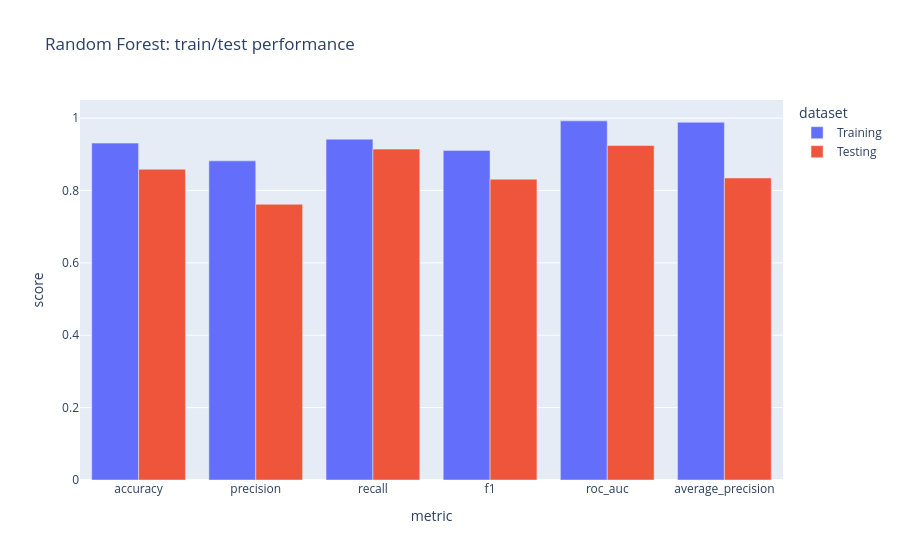
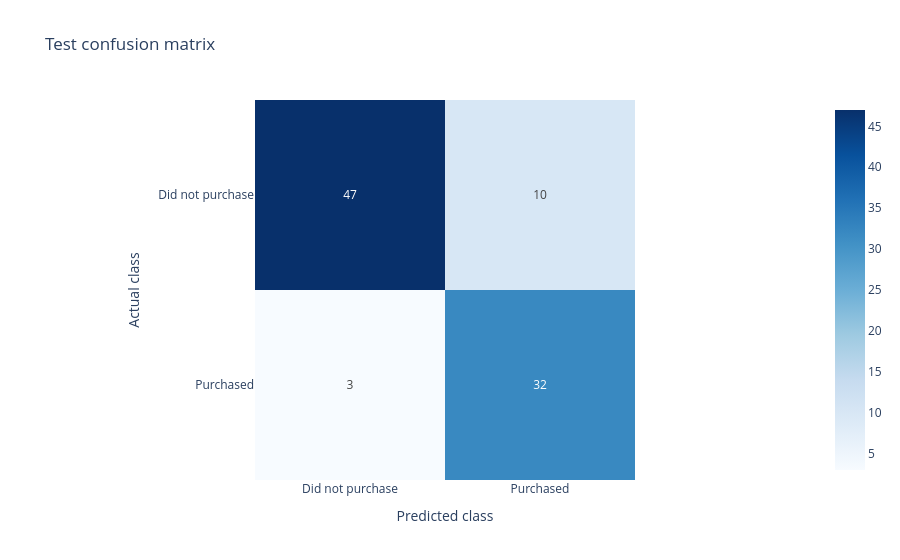
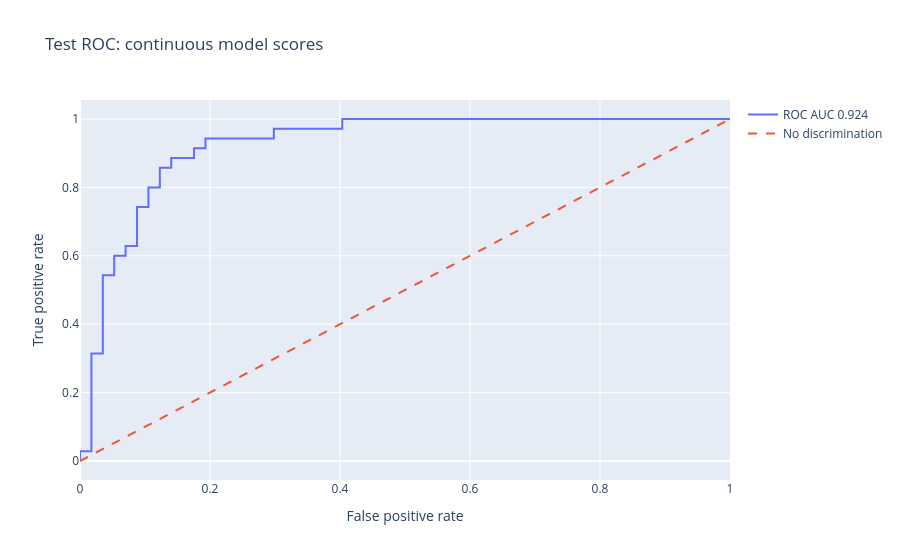
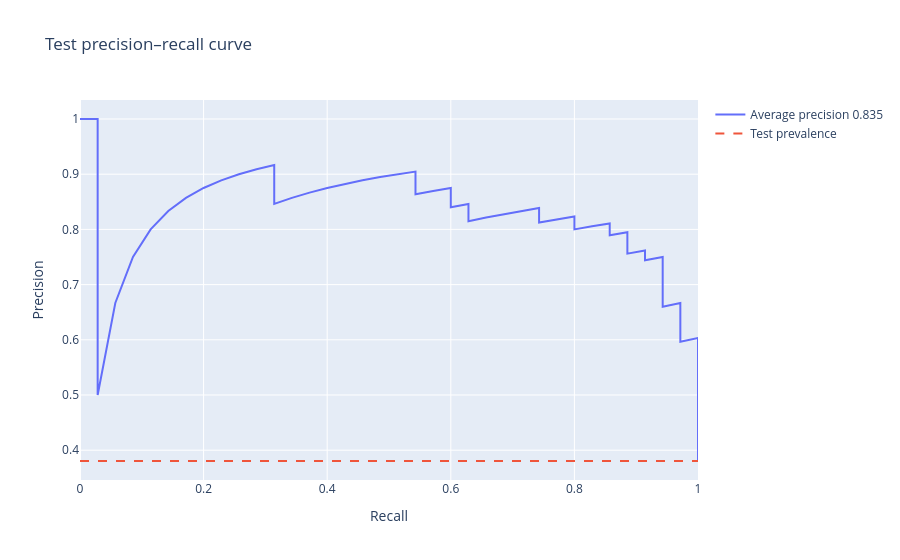

The notebook cell these images were saved under, in order:
### Markdown cell above
## Visualize this classifier
Decision regions are plotted in original units on a bounded grid. The test points are overlaid for interpretation; the boundary is learned only from training. Training/test metrics belong to this one fitted model.

### Code cell
# All figures describe this classifier only.
metric_long = performance.melt(id_vars="dataset", value_vars=["accuracy", "precision", "recall", "f1", "roc_auc", "average_precision"],
                               var_name="metric", value_name="score")
metric_figure = px.bar(metric_long, x="metric", y="score", color="dataset", barmode="group", title=f"{MODEL_TITLE}: train/test performance")
metric_figure.update_yaxes(range=[0, 1.05])
confusion_figure = px.imshow(confusion, x=CLASS_NAMES, y=CLASS_NAMES, text_auto=True,
                            color_continuous_scale="Blues", title="Test confusion matrix")
confusion_figure.update_layout(xaxis_title="Predicted class", yaxis_title="Actual class")
fpr, tpr, _ = roc_curve(y_test, test_scores)
roc_figure = go.Figure([
    go.Scatter(x=fpr, y=tpr, mode="lines", name=f"ROC AUC {test_metrics['roc_auc']:.3f}"),
    go.Scatter(x=[0, 1], y=[0, 1], mode="lines", line=dict(dash="dash"), name="No discrimination"),
])
roc_figure.update_layout(title="Test ROC: continuous model scores", xaxis_title="False positive rate", yaxis_title="True positive rate")
precision_curve, recall_curve, _ = precision_recall_curve(y_test, test_scores)
pr_figure = go.Figure([
    go.Scatter(x=recall_curve, y=precision_curve, mode="lines", name=f"Average precision {test_metrics['average_precision']:.3f}"),
    go.Scatter(x=[0, 1], y=[y_test.mean(), y_test.mean()], mode="lines", line=dict(dash="dash"), name="Test prevalence"),
])
pr_figure.update_layout(title="Test precision–recall curve", xaxis_title="Recall", yaxis_title="Precision")

# A fixed 120×120 grid prevents the original salary-step mesh from exploding.
age_axis = np.linspace(data.Age.min() - 1, data.Age.max() + 1, 120)
salary_axis = np.linspace(max(0, data.EstimatedSalary.min() - 1000), data.EstimatedSalary.max() + 1000, 120)
age_grid, salary_grid = np.meshgrid(age_axis, salary_axis)
mesh = pd.DataFrame({"Age": age_grid.ravel(), "EstimatedSalary": salary_grid.ravel()})
boundary = model.predict(mesh).reshape(age_grid.shape)
boundary_figure = go.Figure(go.Contour(x=age_axis, y=salary_axis, z=boundary, contours=dict(start=0, end=1, size=1),
                                      colorscale=[[0, "#f6c8c8"], [1, "#c5e8ce"]], showscale=False, opacity=.7))
for label, name in enumerate(CLASS_NAMES):
    rows = testing.loc[testing[TARGET] == label]
    boundary_figure.add_trace(go.Scatter(x=rows.Age, y=rows.EstimatedSalary, mode="markers", name=name,
                                         marker=dict(color=["#c53030", "#237c43"][label], size=8),
                                         text=rows[ID_COLUMN], hovertemplate="Row %{text}<br>Age %{x}<br>Salary %{y}<extra></extra>"))
boundary_figure.update_layout(title="Decision regions in original units; held-out customers", xaxis_title="Age", yaxis_title="Estimated salary")
for figure in [metric_figure, confusion_figure, roc_figure, pr_figure, boundary_figure]:
    figure.show()

### Figure 1 — Plotly figure (JSON) as saved in the notebook; plotly's stock layout.template omitted (floating-point values rounded to 4 significant figures)
{"data": [{"alignmentgroup": "True", "hovertemplate": "dataset=Training<br>metric=%{x}<br>score=%{y}<extra></extra>", "legendgroup": "Training", "marker": {"color": "#636efa", "pattern": {"shape": ""}}, "name": "Training", "offsetgroup": "Training", "orientation": "v", "showlegend": true, "textposition": "auto", "type": "bar", "x": ["accuracy", "precision", "recall", "f1", "roc_auc", "average_precision"], "xaxis": "x", "y": [0.9309, 0.8818, 0.9417, 0.9108, 0.9924, 0.9885], "yaxis": "y"}, {"alignmentgroup": "True", "hovertemplate": "dataset=Testing<br>metric=%{x}<br>score=%{y}<extra></extra>", "legendgroup": "Testing", "marker": {"color": "#EF553B", "pattern": {"shape": ""}}, "name": "Testing", "offsetgroup": "Testing", "orientation": "v", "showlegend": true, "textposition": "auto", "type": "bar", "x": ["accuracy", "precision", "recall", "f1", "roc_auc", "average_precision"], "xaxis": "x", "y": [0.8587, 0.7619, 0.9143, 0.8312, 0.9243, 0.8347], "yaxis": "y"}], "layout": {"barmode": "group", "legend": {"title": {"text": "dataset"}, "tracegroupgap": 0}, "title": {"text": "Random Forest: train/test performance"}, "xaxis": {"anchor": "y", "domain": [0.0, 1.0], "title": {"text": "metric"}}, "yaxis": {"anchor": "x", "domain": [0.0, 1.0], "range": [0, 1.05], "title": {"text": "score"}}}}

### Figure 2 — Plotly figure (JSON) as saved in the notebook; plotly's stock layout.template omitted (floating-point values rounded to 4 significant figures)
{"data": [{"coloraxis": "coloraxis", "hovertemplate": "x: %{x}<br>y: %{y}<br>color: %{z}<extra></extra>", "name": "0", "texttemplate": "%{z}", "type": "heatmap", "x": ["Did not purchase", "Purchased"], "xaxis": "x", "y": ["Did not purchase", "Purchased"], "yaxis": "y", "z": [[47, 10], [3, 32]]}], "layout": {"coloraxis": {"autocolorscale": false, "colorscale": [[0.0, "rgb(247,251,255)"], [0.125, "rgb(222,235,247)"], [0.25, "rgb(198,219,239)"], [0.375, "rgb(158,202,225)"], [0.5, "rgb(107,174,214)"], [0.625, "rgb(66,146,198)"], [0.75, "rgb(33,113,181)"], [0.875, "rgb(8,81,156)"], [1.0, "rgb(8,48,107)"]]}, "title": {"text": "Test confusion matrix"}, "xaxis": {"anchor": "y", "constrain": "domain", "domain": [0.0, 1.0], "scaleanchor": "y", "title": {"text": "Predicted class"}}, "yaxis": {"anchor": "x", "autorange": "reversed", "constrain": "domain", "domain": [0.0, 1.0], "title": {"text": "Actual class"}}}}

### Figure 3 — Plotly figure (JSON) as saved in the notebook; plotly's stock layout.template omitted (floating-point values rounded to 4 significant figures)
{"data": [{"mode": "lines", "name": "ROC AUC 0.924", "type": "scatter", "x": [0.0, 0.0, 0.01754, 0.01754, 0.03509, 0.03509, 0.05263, 0.05263, 0.07018, 0.07018, 0.08772, 0.08772, 0.1053, 0.1053, 0.1228, 0.1228, 0.1404, 0.1404, 0.1754, 0.1754, 0.193, 0.193, 0.2982, 0.2982, 0.4035, 0.4035, 0.4211, 0.4561, 0.6667, 0.7018, 0.7368, 0.7719, 0.7895, 0.8246, 0.8421, 0.8772, 0.8947, 1.0], "y": [0.0, 0.02857, 0.02857, 0.3143, 0.3143, 0.5429, 0.5429, 0.6, 0.6, 0.6286, 0.6286, 0.7429, 0.7429, 0.8, 0.8, 0.8571, 0.8571, 0.8857, 0.8857, 0.9143, 0.9143, 0.9429, 0.9429, 0.9714, 0.9714, 1.0, 1.0, 1.0, 1.0, 1.0, 1.0, 1.0, 1.0, 1.0, 1.0, 1.0, 1.0, 1.0]}, {"line": {"dash": "dash"}, "mode": "lines", "name": "No discrimination", "type": "scatter", "x": [0, 1], "y": [0, 1]}], "layout": {"title": {"text": "Test ROC: continuous model scores"}, "xaxis": {"title": {"text": "False positive rate"}}, "yaxis": {"title": {"text": "True positive rate"}}}}

### Figure 4 — Plotly figure (JSON) as saved in the notebook; plotly's stock layout.template omitted (floating-point values rounded to 4 significant figures)
{"data": [{"mode": "lines", "name": "Average precision 0.835", "type": "scatter", "x": [1.0, 1.0, 1.0, 1.0, 1.0, 1.0, 1.0, 1.0, 1.0, 1.0, 1.0, 1.0, 1.0, 1.0, 1.0, 1.0, 1.0, 1.0, 1.0, 1.0, 1.0, 1.0, 1.0, 1.0, 1.0, 0.9714, 0.9714, 0.9714, 0.9714, 0.9714, 0.9714, 0.9714, 0.9429, 0.9429, 0.9429, 0.9429, 0.9429, 0.9429, 0.9429, 0.9143, 0.9143, 0.8857, 0.8857, 0.8857, 0.8571, 0.8571, 0.8286, 0.8, 0.8, 0.7714, 0.7429, 0.7429, 0.7143, 0.6857, 0.6571, 0.6286, 0.6286, 0.6, 0.6, 0.5714, 0.5429, 0.5429, 0.5143, 0.4857, 0.4571, 0.4286, 0.4, 0.3714, 0.3429, 0.3143, 0.3143, 0.2857, 0.2571, 0.2286, 0.2, 0.1714, 0.1429, 0.1143, 0.08571, 0.05714, 0.02857, 0.02857, 0.0], "y": [0.3804, 0.407, 0.4118, 0.4217, 0.4268, 0.4375, 0.443, 0.4545, 0.4605, 0.4667, 0.4795, 0.4861, 0.493, 0.5, 0.5072, 0.5147, 0.5224, 0.5303, 0.5385, 0.5469, 0.5556, 0.5645, 0.5738, 0.5932, 0.6034, 0.5965, 0.6071, 0.6182, 0.6296, 0.6415, 0.6538, 0.6667, 0.66, 0.6735, 0.6875, 0.7021, 0.7174, 0.7333, 0.75, 0.7442, 0.7619, 0.7561, 0.775, 0.7949, 0.7895, 0.8108, 0.8056, 0.8, 0.8235, 0.8182, 0.8125, 0.8387, 0.8333, 0.8276, 0.8214, 0.8148, 0.8462, 0.84, 0.875, 0.8696, 0.8636, 0.9048, 0.9, 0.8947, 0.8889, 0.8824, 0.875, 0.8667, 0.8571, 0.8462, 0.9167, 0.9091, 0.9, 0.8889, 0.875, 0.8571, 0.8333, 0.8, 0.75, 0.6667, 0.5, 1.0, 1.0]}, {"line": {"dash": "dash"}, "mode": "lines", "name": "Test prevalence", "type": "scatter", "x": [0, 1], "y": [0.3804, 0.3804]}], "layout": {"title": {"text": "Test precision–recall curve"}, "xaxis": {"title": {"text": "Recall"}}, "yaxis": {"title": {"text": "Precision"}}}}
